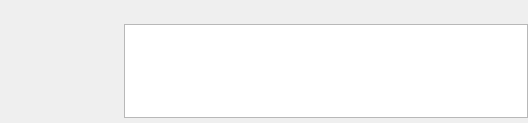
<?xml version="1.0" encoding="UTF-8"?>
<ui version="4.0">
 <class>DTMessageBox</class>
 <widget class="QWidget" name="DTMessageBox">
  <property name="geometry">
   <rect>
    <x>0</x>
    <y>0</y>
    <width>528</width>
    <height>123</height>
   </rect>
  </property>
  <property name="windowTitle">
   <string>DTMessageBox</string>
  </property>
  <layout class="QHBoxLayout" name="horizontalLayout">
   <property name="spacing">
    <number>10</number>
   </property>
   <property name="leftMargin">
    <number>50</number>
   </property>
   <property name="topMargin">
    <number>10</number>
   </property>
   <property name="rightMargin">
    <number>0</number>
   </property>
   <property name="bottomMargin">
    <number>5</number>
   </property>
   <item>
    <layout class="QVBoxLayout" name="verticalLayout">
     <property name="spacing">
      <number>0</number>
     </property>
     <item>
      <widget class="QLabel" name="label_icon">
       <property name="sizePolicy">
        <sizepolicy hsizetype="Fixed" vsizetype="Fixed">
         <horstretch>0</horstretch>
         <verstretch>0</verstretch>
        </sizepolicy>
       </property>
       <property name="minimumSize">
        <size>
         <width>64</width>
         <height>64</height>
        </size>
       </property>
       <property name="maximumSize">
        <size>
         <width>64</width>
         <height>64</height>
        </size>
       </property>
       <property name="text">
        <string/>
       </property>
       <property name="scaledContents">
        <bool>true</bool>
       </property>
       <property name="alignment">
        <set>Qt::AlignLeading|Qt::AlignLeft|Qt::AlignVCenter</set>
       </property>
      </widget>
     </item>
     <item>
      <spacer name="verticalSpacer">
       <property name="orientation">
        <enum>Qt::Vertical</enum>
       </property>
       <property name="sizeHint" stdset="0">
        <size>
         <width>0</width>
         <height>20</height>
        </size>
       </property>
      </spacer>
     </item>
    </layout>
   </item>
   <item>
    <layout class="QVBoxLayout" name="verticalLayout_2">
     <property name="spacing">
      <number>0</number>
     </property>
     <item>
      <widget class="QLabel" name="label_text">
       <property name="sizePolicy">
        <sizepolicy hsizetype="MinimumExpanding" vsizetype="Maximum">
         <horstretch>0</horstretch>
         <verstretch>0</verstretch>
        </sizepolicy>
       </property>
       <property name="minimumSize">
        <size>
         <width>0</width>
         <height>0</height>
        </size>
       </property>
       <property name="text">
        <string/>
       </property>
       <property name="textFormat">
        <enum>Qt::AutoText</enum>
       </property>
       <property name="scaledContents">
        <bool>false</bool>
       </property>
       <property name="alignment">
        <set>Qt::AlignLeading|Qt::AlignLeft|Qt::AlignTop</set>
       </property>
       <property name="wordWrap">
        <bool>true</bool>
       </property>
       <property name="margin">
        <number>0</number>
       </property>
       <property name="textInteractionFlags">
        <set>Qt::LinksAccessibleByMouse|Qt::TextSelectableByMouse</set>
       </property>
      </widget>
     </item>
     <item>
      <widget class="QTextBrowser" name="textBrowser">
       <property name="minimumSize">
        <size>
         <width>400</width>
         <height>50</height>
        </size>
       </property>
      </widget>
     </item>
    </layout>
   </item>
  </layout>
 </widget>
 <resources>
  <include location="../DT.qrc"/>
 </resources>
 <connections/>
</ui>
